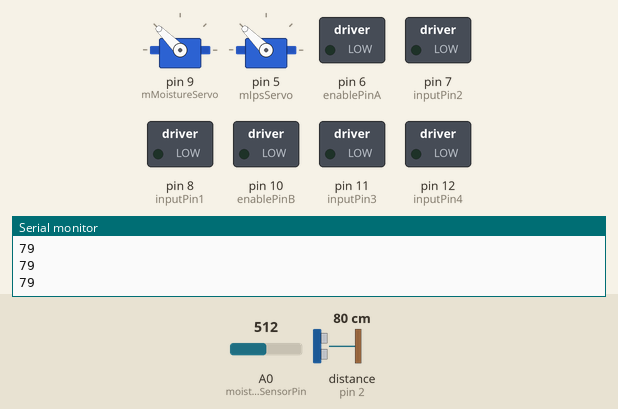
The sketch below on a simulated Arduino Uno, built with avr-gcc and run on an emulated ATmega328P. Shown: 2 × servo, switched loads named in the sketch (green lamp = pin HIGH), the last lines printed to the serial monitor. Wiring (inferred from the names in the program): ultrasonic range finder: trigger pin 3; echo pin 2. The inputs (shaded band) are chosen by the test bench; at power-on: distance to the obstacle (sensor on pin 2) 80 cm, A0 (moistureSensorPin) = 512. The echo pulse lasts 58.3 µs per cm; pins used as bus, display or sensor lines are not drawn.

Above: at 2.2 s.
2.3 s: distance to the obstacle (sensor on pin 2) set to 11 cm
3.8 s: distance to the obstacle (sensor on pin 2) set to 8 cm
At 6.3 s:
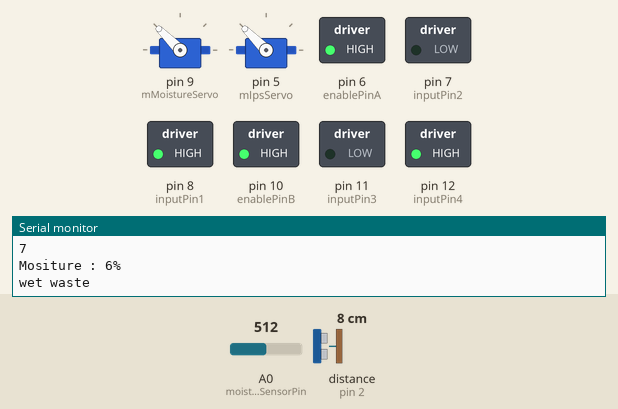
6.8 s: distance to the obstacle (sensor on pin 2) set to 18 cm
At 8.9 s:
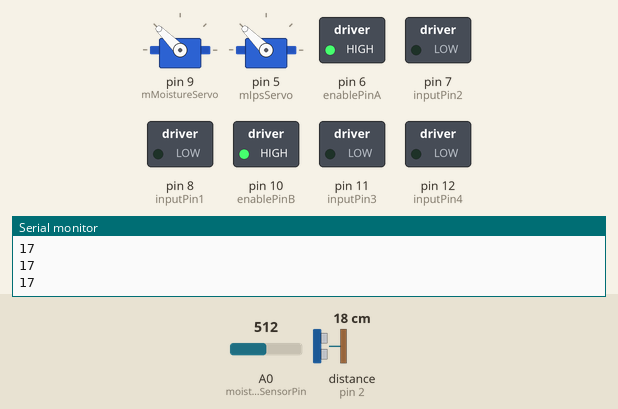
9.2 s: distance to the obstacle (sensor on pin 2) set to 4 cm
At 11.7 s:
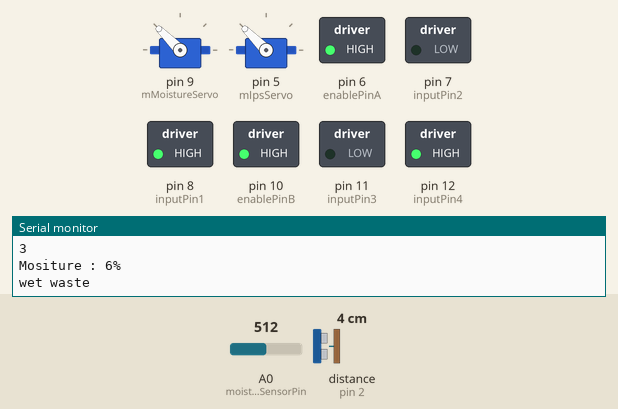
Timing chart, 0 to 13.2 s (numbered marks = the images above; inputs shaded):
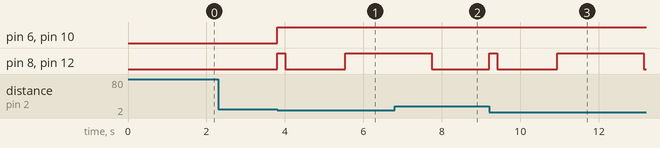

Measured:
- the behaviour switches between 10 and 9 cm on distance to the obstacle (sensor on pin 2) (found by bisection; images 0 and 1)
- after the input at 3.8 s, pin 6 (enablePinA), pin 10 (enablePinB): LOW → HIGH at once; pin 8 (inputPin1), pin 12 (inputPin4): LOW → HIGH at once, → LOW 0.20 s later, → HIGH 1.5 s later
- after the input at 6.8 s, pin 8 (inputPin1), pin 12 (inputPin4): goes on until 7.7 s, then stays LOW
- after the input at 9.2 s, pin 8 (inputPin1), pin 12 (inputPin4): LOW → HIGH at once, → LOW 0.20 s later, → HIGH 1.5 s later, → LOW 2.2 s later

The sketch:

moisture_metal_module.ino
```cpp
#include<Servo.h> //Include Servo Library.

#define usEchoPin 2 // Connect D2 pin of Arduino to Echo pin of Ultrasonic sensor : white wire
#define usTrigPin 3 // Connect D3 pin of Arduino to Trigger pin of Ultrasonic sensor : yellow wire
#define setPinState( pin, state ) digitalWrite(pin,state);
#define setPinType( pin, mode ) pinMode(pin, mode);

int enablePinB = 10; //purple wire
int inputPin3 = 11; //yellow wire
int inputPin4 = 12; //brown wire

int enablePinA = 6; //
int inputPin1 = 8; //brown wire
int inputPin2 = 7; //orange wire

//Servo motor
int moistureSensorPin = A0; // moisture detection sensor
int moistureSensorOutput ;

//vcc - red wire
//gnd - violet wire


// proximitys greater than 2cm and less than 9cm is taken into consideration


// defines variables
long timeInterval; // For time taken for the sound wave to travel.
int proximity; // For proximity calculation.


Servo mMoistureServo;
Servo mIpsServo;

//IPS - brown=+12V  blue=-12V  black= Near green resistor end
int IPS_TO_ARDUINO = 13;
int STATE = LOW;


void stop() {
    setPinState(inputPin1, LOW);
    setPinState(inputPin2, LOW);
    setPinState(inputPin3, LOW);
    setPinState(inputPin4, LOW);
}

void start()
{
    analogWrite(enablePinA, 255);
    analogWrite(enablePinB, 255);

    setPinState(inputPin1, HIGH);
    setPinState(inputPin2, LOW);

    setPinState(inputPin3, LOW);
    setPinState(inputPin4, HIGH);
}

void setup() {
    setPinType(usTrigPin, OUTPUT); // usTrigPin is set as an OUTPUT.
    setPinType(usEchoPin, INPUT); // usEchoPin is set as an INPUT.
    Serial.begin(9600); // 9600 of baudrate speed is used to begin the Serial Communication.
    Serial.println("Testing of the Ultrasonic sensor"); // displays it on Serial Monitor.
    Serial.println("with Arduino UNO R3");


    mMoistureServo.attach(9);
    mIpsServo.attach(5);
    mMoistureServo.write(135);
    mIpsServo.write(135);

    setPinType(enablePinA, OUTPUT);
    setPinType(inputPin1, OUTPUT);
    setPinType(inputPin2, OUTPUT);
    // The motor control pins are set to outputs.
    setPinType(enablePinB, OUTPUT);
    setPinType(inputPin3, OUTPUT);
    setPinType(inputPin4, OUTPUT);

    //start state :  Powering off the motors
    setPinState(inputPin1, LOW);
    setPinState(inputPin2, LOW);

    setPinState(inputPin3, LOW);
    setPinState(inputPin4, LOW);

     //IPS
     setPinType(IPS_TO_ARDUINO,INPUT);

     delay(1000);
}


int isMoisture()
{
    moistureSensorOutput= analogRead(moistureSensorPin);
    moistureSensorOutput = map(moistureSensorOutput,550,0,0,100);
    Serial.print("Mositure : ");
    Serial.print(moistureSensorOutput);
    Serial.println("%");
    if(moistureSensorOutput > -75)
    {
        Serial.println("wet waste");
        return 1;
    }
    Serial.println("dry waste");
    return 0;
}

int isMetal()
{
    int mSensorOutput = digitalRead(IPS_TO_ARDUINO);

    if( mSensorOutput != STATE )
    {
       STATE = mSensorOutput;
       if(STATE == 0)
         return 1;
       else
         return 0;
    }
}

void rotateServoMotorClockwise(Servo mServo,int startDegree,int endDegree)
{
    int angle;
    for(angle = startDegree; angle>=endDegree; angle-=10)     // command to move from 180 degrees to 0 degrees
    {
        mServo.write(angle);              //command to rotate the servo to the specified angle
        delay(5);
    }
}

void rotateServoMotorAnticlockwise(Servo mServo,int startDegree,int endDegree)
{
    int angle;
    for(angle = startDegree; angle <=endDegree; angle += 10)    // command to move from 0 degrees to 180 degrees
    {
      mServo.write(angle);                 //command to rotate the servo to the specified angle
      delay(5);
    }
}

void pushWasteFromBelt(Servo mServo)
{
    rotateServoMotorClockwise(mServo,135,85);
    start();
    delay(2200);
    stop();

    rotateServoMotorClockwise(mServo,85,55);
    delay(200);
    rotateServoMotorAnticlockwise(mServo,55,135);
}

void loop() {
    // usTrigPin condition is cleared.
    setPinState(usTrigPin, LOW);
    delayMicroseconds(2);

    // usTrigPin is set high for 10 microseconds.
    setPinState(usTrigPin, HIGH);
    delayMicroseconds(10);

    setPinState(usTrigPin, LOW);

    // usEchoPin is read, time taken for the sound wave to travel is returned.
    timeInterval = pulseIn(usEchoPin, HIGH);

    // proximity calculation.
    proximity = timeInterval * 0.034 / 2; // half of the speed of the sound wave (forward and backward).

    Serial.println(proximity);

    if(proximity>=2 && proximity<9)
    {

        start();
        delay(200);
        stop();

        delay(1500);
        if(isMoisture())
        {
            pushWasteFromBelt(mMoistureServo);
        }
        else
        {
            start();
            delay(1100);
            stop();
            delay(1500);
            if(isMetal())
            {
                pushWasteFromBelt(mIpsServo);
            }
            else
            {
                start();
                delay(1000);
                stop();
            }
        }
    }
}
```
